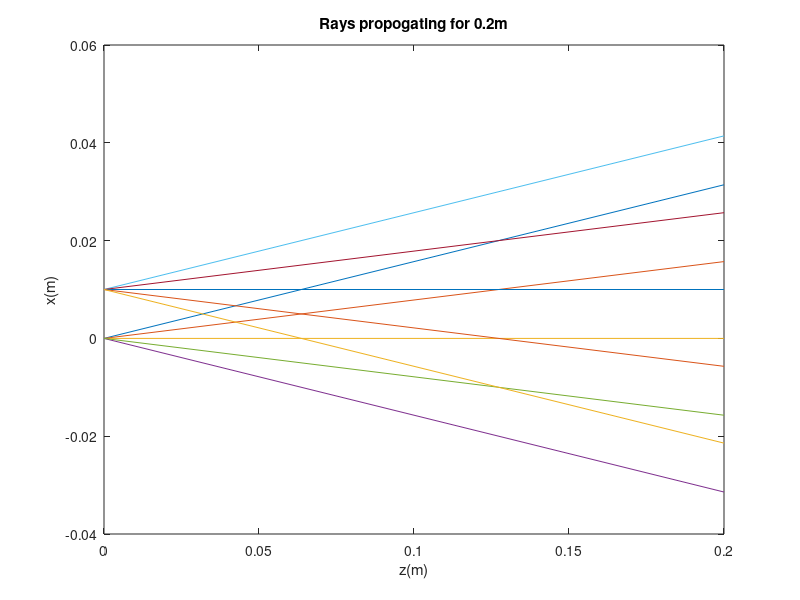

MATLAB code to generate this figure:
close all
%% File to simulate rays propogating in xz plane

d = 0.2;

% Setup rays for all position 0 ones
ray1 = [0; pi/20; 0; 0];
ray2 = [0; pi/40; 0; 0];
ray3 = [0; 0; 0; 0];
ray4 = [0; -pi/20; 0; 0];
ray5 = [0; -pi/40; 0; 0];

% Rays for 10mm
ray6 = [10*10^-3; pi/20; 0; 0];
ray7 = [10*10^-3; pi/40; 0; 0];
ray8 = [10*10^-3; 0; 0; 0];
ray9 = [10*10^-3; -pi/40; 0; 0];
rayA = [10*10^-3; -pi/20; 0; 0];

Md = [1, d, 0, 0; 0, 1, 0, 0; 0, 0, 1, d; 0, 0, 0, 1];

allRays = [ray1, ray2, ray3, ray4, ray5, ray6, ray7, ray8, ray9, rayA];

rayP = Md*allRays;

figure;
plot(0:0.2:0.2, [allRays(1, :)', rayP(1, :)']);
xlabel("z(m)");
ylabel("x(m)");
title("Rays propogating for 0.2m");
